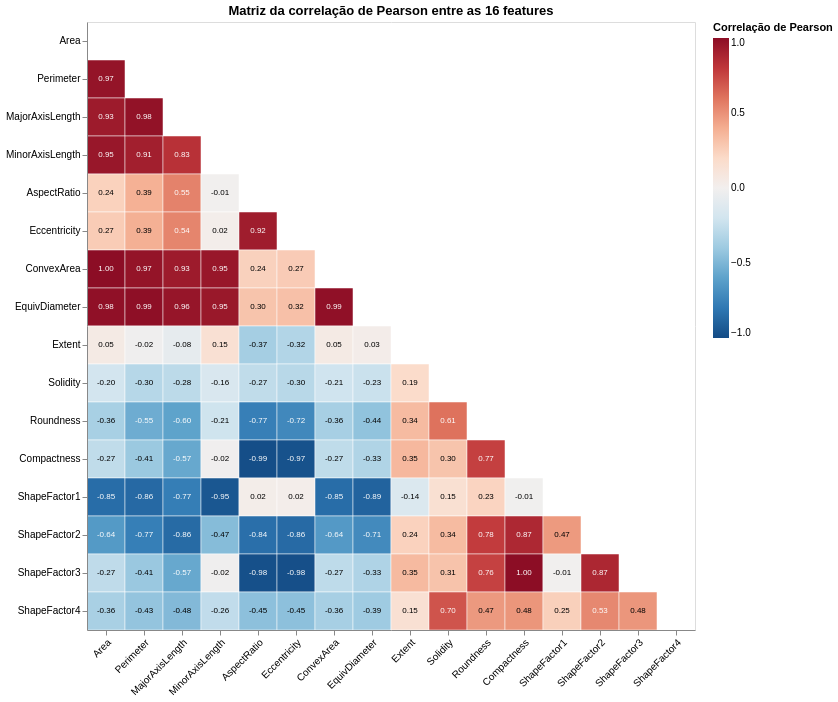

The notebook cell saved with this chart:
### Markdown cell above
### Relações entre features

### Code cell
# Matriz de correlação de Pearson
corr = df[FEATURES].corr(method="pearson")

pos = {f: i for i, f in enumerate(FEATURES)}
corr_long = (
    corr.rename_axis("feature a").reset_index()
    .melt(id_vars="feature a", var_name="feature b", value_name="r")
)
corr_long = corr_long[corr_long["feature a"].map(pos) > corr_long["feature b"].map(pos)]
corr_long["r_txt"] = corr_long["r"].map(lambda v: f"{v:.2f}")

base = alt.Chart(corr_long).encode(
    x=alt.X("feature b:N", scale=alt.Scale(domain=FEATURES), title=None, axis=alt.Axis(labelAngle=-45)),
    y=alt.Y("feature a:N", scale=alt.Scale(domain=FEATURES), title=None)
)

cells = base.mark_rect(stroke="white", strokeWidth=0.5).encode(
    color=alt.Color(
        "r:Q",
        scale=alt.Scale(scheme="redblue", reverse=True, domain=[-1, 1]),
        legend=alt.Legend(title="Correlação de Pearson", gradientLength=300)
    )
)

values = base.mark_text(fontSize=8).encode(
    text="r_txt:N",
    color=alt.condition("abs(datum.r) > 0.5", alt.value("white"), alt.value("black")),
)

corr_heatmap = (cells + values).properties(
    width=16 * 38, height=16 * 38,
    title="Matriz da correlação de Pearson entre as 16 features")
display(corr_heatmap)

idx_i, idx_j = np.triu_indices(len(FEATURES), k=1)
pairs = pd.DataFrame({
    "feature a": [FEATURES[i] for i in idx_i],
    "feature b": [FEATURES[j] for j in idx_j],
    "r": corr.values[idx_i, idx_j],
})
pairs["|r|"] = pairs["r"].abs()
highest = pairs[pairs["|r|"] > 0.9].sort_values("|r|", ascending=False).reset_index(drop=True)
print(f"De {len(pairs)} pares, {len(highest)} possuem |r| > 0.9:")
display(highest)

### Figure 1 — Vega-Lite specification as saved in the notebook (floating-point values rounded to 4 significant figures)
{"config": {"view": {"continuousWidth": 300, "continuousHeight": 300}}, "layer": [{"mark": {"type": "rect", "stroke": "white", "strokeWidth": 0.5}, "encoding": {"color": {"field": "r", "legend": {"gradientLength": 300, "title": "Correlação de Pearson"}, "scale": {"domain": [-1, 1], "reverse": true, "scheme": "redblue"}, "type": "quantitative"}, "x": {"axis": {"labelAngle": -45}, "field": "feature b", "scale": {"domain": ["Area", "Perimeter", "MajorAxisLength", "MinorAxisLength", "AspectRatio", "Eccentricity", "ConvexArea", "EquivDiameter", "Extent", "Solidity", "Roundness", "Compactness", "ShapeFactor1", "ShapeFactor2", "ShapeFactor3", "ShapeFactor4"]}, "title": null, "type": "nominal"}, "y": {"field": "feature a", "scale": {"domain": ["Area", "Perimeter", "MajorAxisLength", "MinorAxisLength", "AspectRatio", "Eccentricity", "ConvexArea", "EquivDiameter", "Extent", "Solidity", "Roundness", "Compactness", "ShapeFactor1", "ShapeFactor2", "ShapeFactor3", "ShapeFactor4"]}, "title": null, "type": "nominal"}}}, {"mark": {"type": "text", "fontSize": 8}, "encoding": {"color": {"condition": {"test": "abs(datum.r) > 0.5", "value": "white"}, "value": "black"}, "text": {"field": "r_txt", "type": "nominal"}, "x": {"axis": {"labelAngle": -45}, "field": "feature b", "scale": {"domain": ["Area", "Perimeter", "MajorAxisLength", "MinorAxisLength", "AspectRatio", "Eccentricity", "ConvexArea", "EquivDiameter", "Extent", "Solidity", "Roundness", "Compactness", "ShapeFactor1", "ShapeFactor2", "ShapeFactor3", "ShapeFactor4"]}, "title": null, "type": "nominal"}, "y": {"field": "feature a", "scale": {"domain": ["Area", "Perimeter", "MajorAxisLength", "MinorAxisLength", "AspectRatio", "Eccentricity", "ConvexArea", "EquivDiameter", "Extent", "Solidity", "Roundness", "Compactness", "ShapeFactor1", "ShapeFactor2", "ShapeFactor3", "ShapeFactor4"]}, "title": null, "type": "nominal"}}}], "data": {"name": "data-8678e338d40397a55a0f4284908abbc8"}, "height": 608, "title": "Matriz da correlação de Pearson entre as 16 features", "width": 608, "$schema": "https://vega.github.io/schema/vega-lite/v5.20.1.json", "datasets": {"data-8678e338d40397a55a0f4284908abbc8": [{"feature a": "Perimeter", "feature b": "Area", "r": 0.9667, "r_txt": "0.97"}, {"feature a": "MajorAxisLength", "feature b": "Area", "r": 0.9318, "r_txt": "0.93"}, {"feature a": "MinorAxisLength", "feature b": "Area", "r": 0.9516, "r_txt": "0.95"}, {"feature a": "AspectRatio", "feature b": "Area", "r": 0.2417, "r_txt": "0.24"}, {"feature a": "Eccentricity", "feature b": "Area", "r": 0.2675, "r_txt": "0.27"}, {"feature a": "ConvexArea", "feature b": "Area", "r": 0.9999, "r_txt": "1.00"}, {"feature a": "EquivDiameter", "feature b": "Area", "r": 0.985, "r_txt": "0.98"}, {"feature a": "Extent", "feature b": "Area", "r": 0.05434, "r_txt": "0.05"}, {"feature a": "Solidity", "feature b": "Area", "r": -0.1966, "r_txt": "-0.20"}, {"feature a": "Roundness", "feature b": "Area", "r": -0.3575, "r_txt": "-0.36"}, {"feature a": "Compactness", "feature b": "Area", "r": -0.2681, "r_txt": "-0.27"}, {"feature a": "ShapeFactor1", "feature b": "Area", "r": -0.848, "r_txt": "-0.85"}, {"feature a": "ShapeFactor2", "feature b": "Area", "r": -0.6393, "r_txt": "-0.64"}, {"feature a": "ShapeFactor3", "feature b": "Area", "r": -0.2721, "r_txt": "-0.27"}, {"feature a": "ShapeFactor4", "feature b": "Area", "r": -0.3557, "r_txt": "-0.36"}, {"feature a": "MajorAxisLength", "feature b": "Perimeter", "r": 0.9773, "r_txt": "0.98"}, {"feature a": "MinorAxisLength", "feature b": "Perimeter", "r": 0.9132, "r_txt": "0.91"}, {"feature a": "AspectRatio", "feature b": "Perimeter", "r": 0.3853, "r_txt": "0.39"}, {"feature a": "Eccentricity", "feature b": "Perimeter", "r": 0.3911, "r_txt": "0.39"}, {"feature a": "ConvexArea", "feature b": "Perimeter", "r": 0.9677, "r_txt": "0.97"}, {"feature a": "EquivDiameter", "feature b": "Perimeter", "r": 0.9914, "r_txt": "0.99"}, {"feature a": "Extent", "feature b": "Perimeter", "r": -0.02116, "r_txt": "-0.02"}, {"feature a": "Solidity", "feature b": "Perimeter", "r": -0.304, "r_txt": "-0.30"}, {"feature a": "Roundness", "feature b": "Perimeter", "r": -0.5476, "r_txt": "-0.55"}, {"feature a": "Compactness", "feature b": "Perimeter", "r": -0.4069, "r_txt": "-0.41"}, {"feature a": "ShapeFactor1", "feature b": "Perimeter", "r": -0.8646, "r_txt": "-0.86"}, {"feature a": "ShapeFactor2", "feature b": "Perimeter", "r": -0.7676, "r_txt": "-0.77"}, {"feature a": "ShapeFactor3", "feature b": "Perimeter", "r": -0.4084, "r_txt": "-0.41"}, {"feature a": "ShapeFactor4", "feature b": "Perimeter", "r": -0.4293, "r_txt": "-0.43"}, {"feature a": "MinorAxisLength", "feature b": "MajorAxisLength", "r": 0.8261, "r_txt": "0.83"}, {"feature a": "AspectRatio", "feature b": "MajorAxisLength", "r": 0.5503, "r_txt": "0.55"}, {"feature a": "Eccentricity", "feature b": "MajorAxisLength", "r": 0.542, "r_txt": "0.54"}, {"feature a": "ConvexArea", "feature b": "MajorAxisLength", "r": 0.9326, "r_txt": "0.93"}, {"feature a": "EquivDiameter", "feature b": "MajorAxisLength", "r": 0.9617, "r_txt": "0.96"}, {"feature a": "Extent", "feature b": "MajorAxisLength", "r": -0.07806, "r_txt": "-0.08"}, {"feature a": "Solidity", "feature b": "MajorAxisLength", "r": -0.2843, "r_txt": "-0.28"}, {"feature a": "Roundness", "feature b": "MajorAxisLength", "r": -0.5964, "r_txt": "-0.60"}, {"feature a": "Compactness", "feature b": "MajorAxisLength", "r": -0.5684, "r_txt": "-0.57"}, {"feature a": "ShapeFactor1", "feature b": "MajorAxisLength", "r": -0.7736, "r_txt": "-0.77"}, {"feature a": "ShapeFactor2", "feature b": "MajorAxisLength", "r": -0.8592, "r_txt": "-0.86"}, {"feature a": "ShapeFactor3", "feature b": "MajorAxisLength", "r": -0.5682, "r_txt": "-0.57"}, {"feature a": "ShapeFactor4", "feature b": "MajorAxisLength", "r": -0.4825, "r_txt": "-0.48"}, {"feature a": "AspectRatio", "feature b": "MinorAxisLength", "r": -0.009161, "r_txt": "-0.01"}, {"feature a": "Eccentricity", "feature b": "MinorAxisLength", "r": 0.01957, "r_txt": "0.02"}, {"feature a": "ConvexArea", "feature b": "MinorAxisLength", "r": 0.9513, "r_txt": "0.95"}, {"feature a": "EquivDiameter", "feature b": "MinorAxisLength", "r": 0.9485, "r_txt": "0.95"}, {"feature a": "Extent", "feature b": "MinorAxisLength", "r": 0.146, "r_txt": "0.15"}, {"feature a": "Solidity", "feature b": "MinorAxisLength", "r": -0.1558, "r_txt": "-0.16"}, {"feature a": "Roundness", "feature b": "MinorAxisLength", "r": -0.2103, "r_txt": "-0.21"}, {"feature a": "Compactness", "feature b": "MinorAxisLength", "r": -0.01507, "r_txt": "-0.02"}, {"feature a": "ShapeFactor1", "feature b": "MinorAxisLength", "r": -0.9472, "r_txt": "-0.95"}, {"feature a": "ShapeFactor2", "feature b": "MinorAxisLength", "r": -0.4713, "r_txt": "-0.47"}, {"feature a": "ShapeFactor3", "feature b": "MinorAxisLength", "r": -0.01933, "r_txt": "-0.02"}, {"feature a": "ShapeFactor4", "feature b": "MinorAxisLength", "r": -0.2637, "r_txt": "-0.26"}, {"feature a": "Eccentricity", "feature b": "AspectRatio", "r": 0.9243, "r_txt": "0.92"}, {"feature a": "ConvexArea", "feature b": "AspectRatio", "r": 0.2433, "r_txt": "0.24"}, {"feature a": "EquivDiameter", "feature b": "AspectRatio", "r": 0.3036, "r_txt": "0.30"}, {"feature a": "Extent", "feature b": "AspectRatio", "r": -0.3702, "r_txt": "-0.37"}, {"feature a": "Solidity", "feature b": "AspectRatio", "r": -0.2678, "r_txt": "-0.27"}, {"feature a": "Roundness", "feature b": "AspectRatio", "r": -0.767, "r_txt": "-0.77"}, {"feature a": "Compactness", "feature b": "AspectRatio", "r": -0.9877, "r_txt": "-0.99"}, {"feature a": "ShapeFactor1", "feature b": "AspectRatio", "r": 0.02459, "r_txt": "0.02"}, {"feature a": "ShapeFactor2", "feature b": "AspectRatio", "r": -0.8378, "r_txt": "-0.84"}, {"feature a": "ShapeFactor3", "feature b": "AspectRatio", "r": -0.9786, "r_txt": "-0.98"}, {"feature a": "ShapeFactor4", "feature b": "AspectRatio", "r": -0.4493, "r_txt": "-0.45"}, {"feature a": "ConvexArea", "feature b": "Eccentricity", "r": 0.2693, "r_txt": "0.27"}, {"feature a": "EquivDiameter", "feature b": "Eccentricity", "r": 0.3187, "r_txt": "0.32"}, {"feature a": "Extent", "feature b": "Eccentricity", "r": -0.3194, "r_txt": "-0.32"}, {"feature a": "Solidity", "feature b": "Eccentricity", "r": -0.2976, "r_txt": "-0.30"}, {"feature a": "Roundness", "feature b": "Eccentricity", "r": -0.7223, "r_txt": "-0.72"}, {"feature a": "Compactness", "feature b": "Eccentricity", "r": -0.9703, "r_txt": "-0.97"}, {"feature a": "ShapeFactor1", "feature b": "Eccentricity", "r": 0.01992, "r_txt": "0.02"}, {"feature a": "ShapeFactor2", "feature b": "Eccentricity", "r": -0.8601, "r_txt": "-0.86"}, {"feature a": "ShapeFactor3", "feature b": "Eccentricity", "r": -0.9811, "r_txt": "-0.98"}, {"feature a": "ShapeFactor4", "feature b": "Eccentricity", "r": -0.4494, "r_txt": "-0.45"}, {"feature a": "EquivDiameter", "feature b": "ConvexArea", "r": 0.9852, "r_txt": "0.99"}, {"feature a": "Extent", "feature b": "ConvexArea", "r": 0.05256, "r_txt": "0.05"}, {"feature a": "Solidity", "feature b": "ConvexArea", "r": -0.2062, "r_txt": "-0.21"}, {"feature a": "Roundness", "feature b": "ConvexArea", "r": -0.3621, "r_txt": "-0.36"}, {"feature a": "Compactness", "feature b": "ConvexArea", "r": -0.2699, "r_txt": "-0.27"}, {"feature a": "ShapeFactor1", "feature b": "ConvexArea", "r": -0.8479, "r_txt": "-0.85"}, {"feature a": "ShapeFactor2", "feature b": "ConvexArea", "r": -0.6409, "r_txt": "-0.64"}, {"feature a": "ShapeFactor3", "feature b": "ConvexArea", "r": -0.274, "r_txt": "-0.27"}, {"feature a": "ShapeFactor4", "feature b": "ConvexArea", "r": -0.362, "r_txt": "-0.36"}, {"feature a": "Extent", "feature b": "EquivDiameter", "r": 0.02838, "r_txt": "0.03"}, {"feature a": "Solidity", "feature b": "EquivDiameter", "r": -0.2316, "r_txt": "-0.23"}, {"feature a": "Roundness", "feature b": "EquivDiameter", "r": -0.4359, "r_txt": "-0.44"}, {"feature a": "Compactness", "feature b": "EquivDiameter", "r": -0.3276, "r_txt": "-0.33"}, {"feature a": "ShapeFactor1", "feature b": "EquivDiameter", "r": -0.8927, "r_txt": "-0.89"}, {"feature a": "ShapeFactor2", "feature b": "EquivDiameter", "r": -0.7131, "r_txt": "-0.71"}, {"feature a": "ShapeFactor3", "feature b": "EquivDiameter", "r": -0.3304, "r_txt": "-0.33"}, {"feature a": "ShapeFactor4", "feature b": "EquivDiameter", "r": -0.3925, "r_txt": "-0.39"}, {"feature a": "Solidity", "feature b": "Extent", "r": 0.1914, "r_txt": "0.19"}, {"feature a": "Roundness", "feature b": "Extent", "r": 0.3444, "r_txt": "0.34"}, {"feature a": "Compactness", "feature b": "Extent", "r": 0.3542, "r_txt": "0.35"}, {"feature a": "ShapeFactor1", "feature b": "Extent", "r": -0.1416, "r_txt": "-0.14"}, {"feature a": "ShapeFactor2", "feature b": "Extent", "r": 0.238, "r_txt": "0.24"}, {"feature a": "ShapeFactor3", "feature b": "Extent", "r": 0.3476, "r_txt": "0.35"}, {"feature a": "ShapeFactor4", "feature b": "Extent", "r": 0.1485, "r_txt": "0.15"}, {"feature a": "Roundness", "feature b": "Solidity", "r": 0.6072, "r_txt": "0.61"}, {"feature a": "Compactness", "feature b": "Solidity", "r": 0.3038, "r_txt": "0.30"}, {"feature a": "ShapeFactor1", "feature b": "Solidity", "r": 0.1534, "r_txt": "0.15"}, {"feature a": "ShapeFactor2", "feature b": "Solidity", "r": 0.3436, "r_txt": "0.34"}, {"feature a": "ShapeFactor3", "feature b": "Solidity", "r": 0.3077, "r_txt": "0.31"}, {"feature a": "ShapeFactor4", "feature b": "Solidity", "r": 0.7022, "r_txt": "0.70"}, {"feature a": "Compactness", "feature b": "Roundness", "r": 0.7681, "r_txt": "0.77"}, {"feature a": "ShapeFactor1", "feature b": "Roundness", "r": 0.2303, "r_txt": "0.23"}, {"feature a": "ShapeFactor2", "feature b": "Roundness", "r": 0.7828, "r_txt": "0.78"}, {"feature a": "ShapeFactor3", "feature b": "Roundness", "r": 0.7631, "r_txt": "0.76"}, {"feature a": "ShapeFactor4", "feature b": "Roundness", "r": 0.4721, "r_txt": "0.47"}, {"feature a": "ShapeFactor1", "feature b": "Compactness", "r": -0.009394, "r_txt": "-0.01"}, {"feature a": "ShapeFactor2", "feature b": "Compactness", "r": 0.8689, "r_txt": "0.87"}, {"feature a": "ShapeFactor3", "feature b": "Compactness", "r": 0.9987, "r_txt": "1.00"}, {"feature a": "ShapeFactor4", "feature b": "Compactness", "r": 0.4844, "r_txt": "0.48"}, {"feature a": "ShapeFactor2", "feature b": "ShapeFactor1", "r": 0.4692, "r_txt": "0.47"}, {"feature a": "ShapeFactor3", "feature b": "ShapeFactor1", "r": -0.00832, "r_txt": "-0.01"}, {"feature a": "ShapeFactor4", "feature b": "ShapeFactor1", "r": 0.2486, "r_txt": "0.25"}, {"feature a": "ShapeFactor3", "feature b": "ShapeFactor2", "r": 0.873, "r_txt": "0.87"}, {"feature a": "ShapeFactor4", "feature b": "ShapeFactor2", "r": 0.5299, "r_txt": "0.53"}, {"feature a": "ShapeFactor4", "feature b": "ShapeFactor3", "r": 0.4843, "r_txt": "0.48"}]}}
